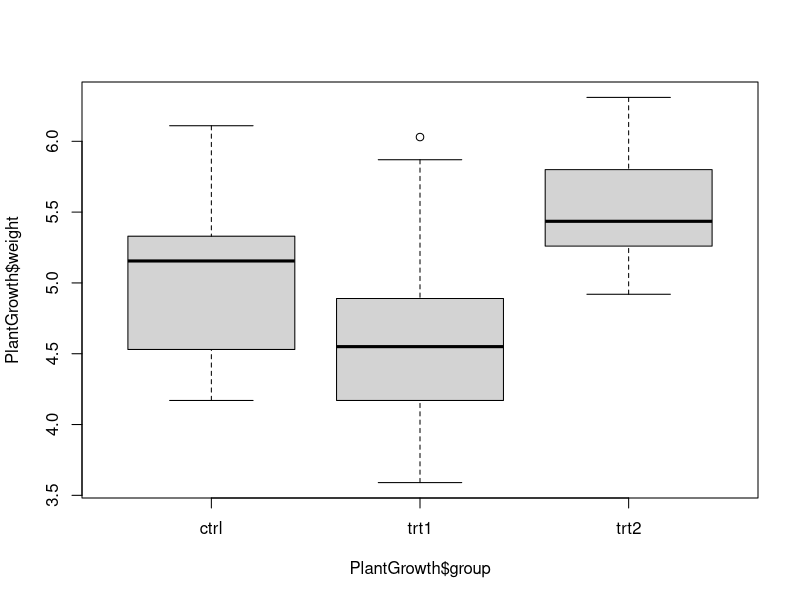

This figure's R source:
## ---- chunk 1
CoeInt <- c(110,100,115,105,104)
t.test(CoeInt)
t.test(CoeInt,conf.level = 0.95)
t.test(CoeInt,mu=100)
# Aceptamos H0 ya que el p-valor >= 0.05, por tanto media = 100
## ---- chunk 2
library(MASS)
# Contraste de medias: ANOVA
survey
t.test(Pulse~Sex,data=survey,conf.level = 0.9)
# --> p-valor > 0.1 por lo que aceptamos H0: sus medias son iguales
## ---- chunk 3
distribucion <- c(0.301,0.176,0.125,0.097,0.079,0.067,0.058,0.051,0.046)
frecuencias <- c(7, 13, 12,  9,  9, 13, 11, 10, 16)

chisq.test(frecuencias,p=distribucion)
## ---- chunk 4
data("PlantGrowth")
PlantGrowth
## ---- chunk 5
summary(PlantGrowth)
tapply(PlantGrowth$weight, PlantGrowth$group, mean)
boxplot(PlantGrowth$weight~PlantGrowth$group)
oneway.test(PlantGrowth$weight~PlantGrowth$group)
# Como p-valor < 0.05 rechazamos que las medias de crecimiento sean iguales, por lo que tienen distinto crecimiento con los 3 tratamientos.
